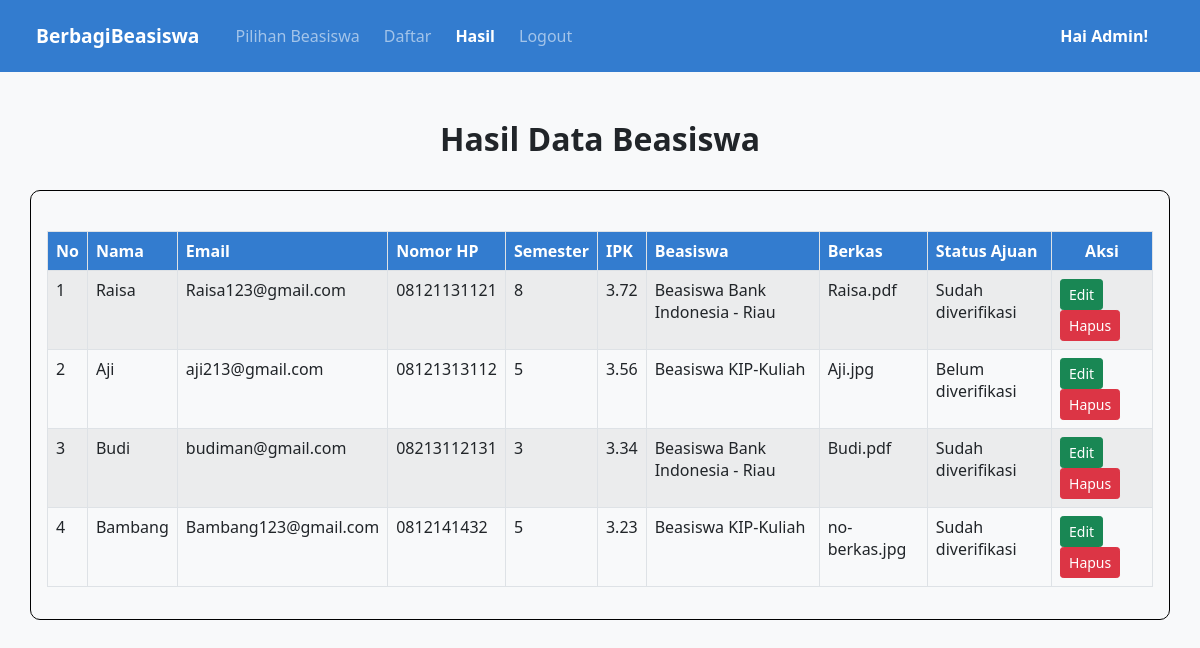
Page /index.php?p=hasil-beasiswa (signed in) on the committed database.
### tables this page shows
CREATE TABLE `tbdaftar` (
  `id_pendaftar` int(11) NOT NULL,
  `nama` varchar(255) DEFAULT NULL,
  `email` varchar(255) DEFAULT NULL,
  `no_hp` varchar(15) DEFAULT NULL,
  `semester` int(1) DEFAULT NULL,
  `ipk` float DEFAULT NULL,
  `beasiswa` varchar(30) DEFAULT NULL,
  `berkas` varchar(255) DEFAULT NULL,
  `status_ajuan` varchar(30) DEFAULT NULL
);

### views/hasil-beasiswa.php (the view)
<?php
  include "./config/koneksi.php"
?>
<h2 class="text-center fw-bold p-4">Hasil Data Beasiswa</h2>
<div class="container p-3" style="border: 1px solid black; border-radius: 10px">
    <br />
    <table class="table table-bordered table-striped" >
        <thead class="text-white fw-bold" style="background-color: #337CCF !important;">
            <tr>
              <th>No</th>
              <th>Nama</th>
              <th>Email</th>
              <th>Nomor HP</th>
              <th>Semester</th>
              <th>IPK</th>
              <th>Beasiswa</th>
              <th>Berkas</th>
              <th>Status Ajuan</th>
              <th class="text-center">Aksi</th>
            </tr>
        </thead>
        <tbody>
          <?php
            $no = 1;
            $sql = "SELECT * FROM tbdaftar";
            $query = mysqli_query($db, $sql);
            while ($data = mysqli_fetch_array($query)){
                if (empty($data['berkas']) or ($data['berkas'] == '-')){
                    $berkas = "no-berkas.jpg";
                } else {
                    $berkas = $data['berkas'];
                }
          ?>
            <tr>
              <td><?php echo $no++; ?></td>
              <td><?php echo $data['nama']; ?></td>
              <td><?php echo $data['email']; ?></td>
              <td><?php echo $data['no_hp']; ?></td>
              <td><?php echo $data['semester']; ?></td>
              <td><?php echo $data['ipk']; ?></td>
              <td><?php echo $data['beasiswa']; ?></td>
              <td><?php echo $berkas ?></td>
              <td><?php echo $data['status_ajuan']; ?></td>
              <td>
                <a href="index.php?p=edit-beasiswa&id_pendaftar=<?php echo $data['id_pendaftar']; ?>" class="btn btn-success btn-sm text-white">Edit</a>
                <a href="controller/hapus-beasiswa-proses.php?id_pendaftar=<?php echo $data['id_pendaftar']; ?>" class="btn btn-danger btn-sm btn-delete" onclick="return confirm('Apakah anda yakin untuk menghapus data ini?')">Hapus</a>
              </td>
            </tr>
            <?php
            } ?>
        </tbody>
    </table>
</div>

### index.php (shortened to what this page needs)
<?php
include './config/koneksi.php';
$nama = $_SESSION['nama'];
?>
  <head>
    <link href="https://cdn.jsdelivr.net/npm/bootstrap@5.0.2/dist/css/bootstrap.min.css" rel="stylesheet" />
  </head>
  <body class="bg-light">
    <nav class="navbar navbar-expand-md navbar-dark bg-dark px-4 px-md-4 py-3" style="background-color: #337CCF !important;">
        <div class="container-fluid">
          <a class="navbar-brand" style="font-weight: bolder; font-size: larger; pointer-events: none" href="#">BerbagiBeasiswa</a>
          <div class="collapse navbar-collapse" id="navDropdown">
            <ul class="navbar-nav ms-2 me-auto mt-lg-0">
              <li class="nav-item mx-md-1">
                <a class="nav-link <?php if(empty($_GET)){ echo 'fw-bold active'; }; ?>" aria-current="page" href="index.php">Pilihan Beasiswa</a>
              </li>
              <li class="nav-item mx-md-1">
                <a class="nav-link
                <?php if(isset($_GET['p']) && $_GET['p'] == 'daftar-beasiswa'){ echo 'fw-bold active'; }; ?>" href="index.php?p=daftar-beasiswa">Daftar</a>
              </li>
              <li class="nav-item mx-md-1">
                <a class="nav-link <?php if(isset($_GET['p']) && $_GET['p'] == 'hasil-beasiswa'){ echo 'fw-bold active'; }; ?>" href="index.php?p=hasil-beasiswa">Hasil</a>
              </li>
              <li class="nav-item mx-md-1">
                <a class="nav-link" href="logout.php">Logout</a>
              </li>
            </ul>
            <div class="d-flex">
              <span class="nav-link text-white fw-bold" tabindex="-1">Hai <?php echo $nama ?>!</span>
            </div>
          </div>
        </div>
    </nav>
    <article class="mt-4 mb-5">
        <?php
            if (isset($_GET['p']) && $_GET['p'] == 'daftar-beasiswa') {
                include './views/daftar-beasiswa.php';
            } elseif (isset($_GET['p']) && $_GET['p'] == 'hasil-beasiswa') {
                include './views/hasil-beasiswa.php';
            } elseif (isset($_GET['p']) && $_GET['p'] == 'edit-beasiswa') {
                include './views/edit-beasiswa.php';
            } elseif (empty($_GET)) {
                include './views/beasiswa.php';
            } else {
                include './views/beasiswa.php';
            }
        ?>
    </article>
  </body>

### rows in the picture
tbdaftar: nama "Raisa", email "Raisa123@gmail.com", no_hp "08121131121", semester "8", ipk "3.72", beasiswa "Beasiswa Bank Indonesia - Riau", berkas "Raisa.pdf", status_ajuan "Sudah diverifikasi"
tbdaftar: nama "Aji", email "aji213@gmail.com", no_hp "08121313112", semester "5", ipk "3.56", beasiswa "Beasiswa KIP-Kuliah", berkas "Aji.jpg", status_ajuan "Belum diverifikasi"
tbdaftar: nama "Budi", email "budiman@gmail.com", no_hp "08213112131", semester "3", ipk "3.34", beasiswa "Beasiswa Bank Indonesia - Riau", berkas "Budi.pdf", status_ajuan "Sudah diverifikasi"
tbdaftar: nama "Bambang", email "Bambang123@gmail.com", no_hp "0812141432", semester "5", ipk "3.23", beasiswa "Beasiswa KIP-Kuliah", berkas "no-berkas.jpg", status_ajuan "Sudah diverifikasi"

### other values in the picture
$nama "Admin"
